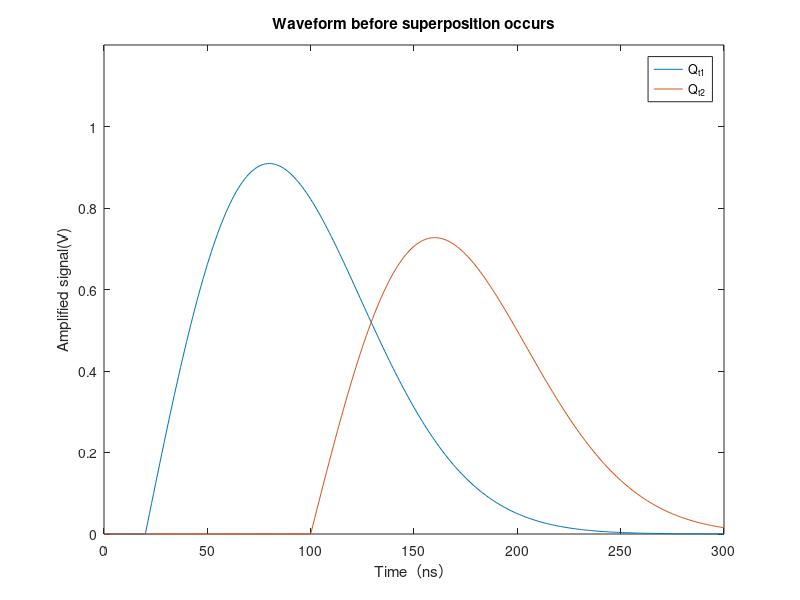
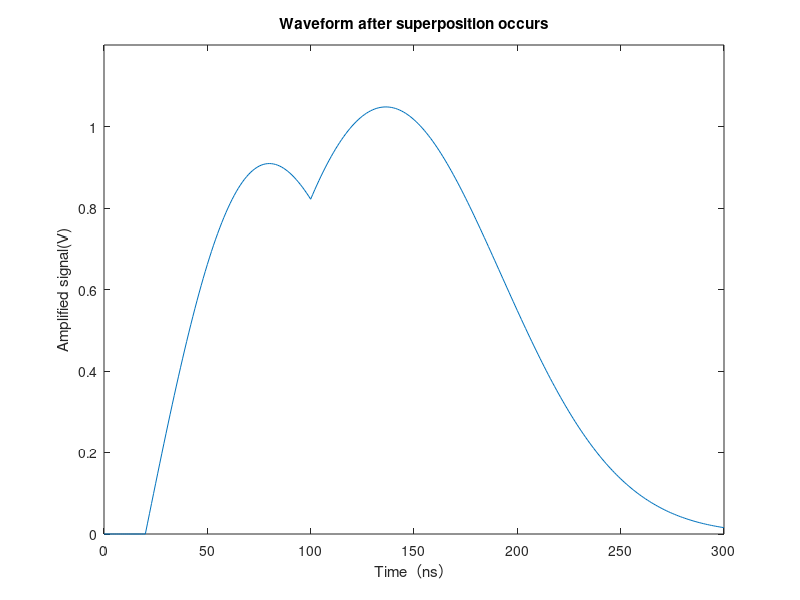

Write the MATLAB code that produced these figures, in order.
rng(2023);
Q_t1 =  5e6;
Q_t2 = 4e6;
sigma1 = 15;
sigma2 = 60;
t1 = 80;
t2 = 160;
t = 0:300;

 V1 = (t+sigma2-t1>0)*Q_t1.*(t+sigma2-t1)./(sigma2^2).*exp(-(t+sigma2-t1).^2/(2*sigma2^2));
 V2 = (t+sigma2-t2>0)*Q_t2.*(t+sigma2-t2)./(sigma2^2).*exp(-(t+sigma2-t2).^2/(2*sigma2^2));


lam = 1.1*max(max(V1),max(V2));
V = V1+V2;
plot(t,V1/lam);
hold on;
plot(t,V2/lam);
title('Waveform before superposition occurs');
xlabel('Time（ns）');
ylabel('Amplified signal(V)');
legend('Q_t_1','Q_t_2');
axis([0,300,0,1.2]);
figure;
plot(t,V/lam);
title('Waveform after superposition occurs');
xlabel('Time（ns）');
ylabel('Amplified signal(V)');
axis([0,300,0,1.2]);